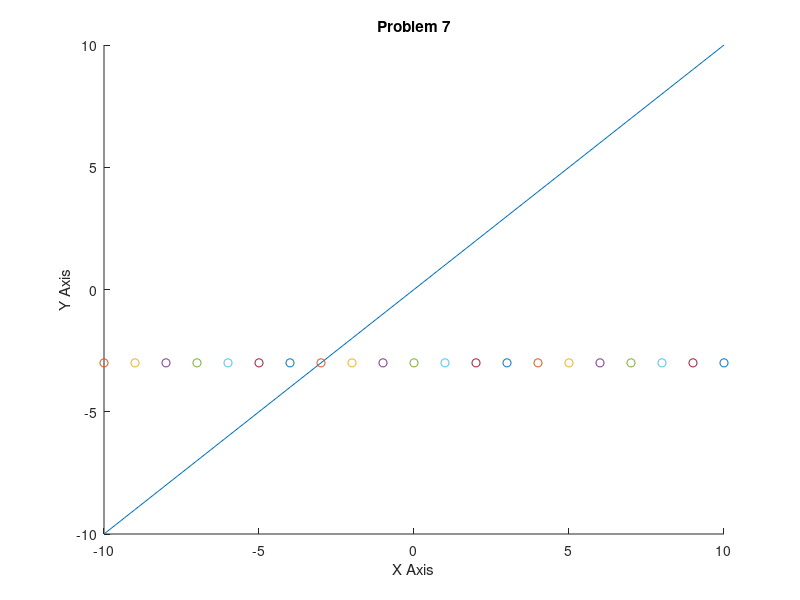

Reproduce this figure in MATLAB. (Note: this script raises an error after producing the figure.)
% fprintf('pi = %5.2f pi = %8.6f pi = %10.8f\n',pi,pi,pi);
% disp(10/0);
% disp(0/0);
% x = sin(pi);
% disp(sin(pi));
% disp(ceil(4.1));





% B = [1;2;3;4;5];
% disp(B);

% r = randi([10 99],1,1);
% disp(r);


% A = [ -1 -2 -3 -4 -5; 5 4 3 2 1; -5 -4 -3 -2 -1; 1 2 3 4 5];
% % disp(A);
% disp(A+9);
% 
hold on;
x = -10:10;
y = -10:10;
plot(x,y);
plot(x,-3,'-o');
xlabel('X Axis');
ylabel('Y Axis');
title('Problem 7')
figure('Figure 1');

% for i = -4:0.5:10
%    disp(i); 
% end

% y = 0;
% for x = 5:5:4
%     y = x + y;
%     disp(y);
%     fprintf('%g\n',x,c);
% end


% 
%  y = 0;
% for x = 1:3
%    y = y + 10;
% %    for y = 10:30:10
%       fprintf('%g \t %g\n',x,y); 
% %    end
% end
